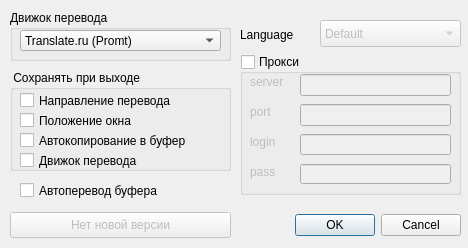
<?xml version="1.0" encoding="UTF-8"?>
<ui version="4.0">
 <class>prop</class>
 <widget class="QDialog" name="prop">
  <property name="windowModality">
   <enum>Qt::WindowModal</enum>
  </property>
  <property name="enabled">
   <bool>true</bool>
  </property>
  <property name="geometry">
   <rect>
    <x>0</x>
    <y>0</y>
    <width>468</width>
    <height>248</height>
   </rect>
  </property>
  <property name="sizePolicy">
   <sizepolicy hsizetype="Fixed" vsizetype="Fixed">
    <horstretch>0</horstretch>
    <verstretch>0</verstretch>
   </sizepolicy>
  </property>
  <property name="minimumSize">
   <size>
    <width>468</width>
    <height>248</height>
   </size>
  </property>
  <property name="maximumSize">
   <size>
    <width>468</width>
    <height>248</height>
   </size>
  </property>
  <property name="windowTitle">
   <string>Настройки</string>
  </property>
  <property name="windowIcon">
   <iconset resource="vst.qrc">
    <normaloff>:/new/prefix1/kcmsystem.png</normaloff>:/new/prefix1/kcmsystem.png</iconset>
  </property>
  <property name="modal">
   <bool>true</bool>
  </property>
  <widget class="QDialogButtonBox" name="buttonBox">
   <property name="geometry">
    <rect>
     <x>280</x>
     <y>210</y>
     <width>181</width>
     <height>31</height>
    </rect>
   </property>
   <property name="orientation">
    <enum>Qt::Horizontal</enum>
   </property>
   <property name="standardButtons">
    <set>QDialogButtonBox::Cancel|QDialogButtonBox::Ok</set>
   </property>
  </widget>
  <widget class="QGroupBox" name="groupBox">
   <property name="geometry">
    <rect>
     <x>10</x>
     <y>70</y>
     <width>221</width>
     <height>101</height>
    </rect>
   </property>
   <property name="title">
    <string> Сохранять при выходе </string>
   </property>
   <widget class="QCheckBox" name="windowpos">
    <property name="geometry">
     <rect>
      <x>10</x>
      <y>40</y>
      <width>171</width>
      <height>21</height>
     </rect>
    </property>
    <property name="sizePolicy">
     <sizepolicy hsizetype="Minimum" vsizetype="Minimum">
      <horstretch>0</horstretch>
      <verstretch>0</verstretch>
     </sizepolicy>
    </property>
    <property name="autoFillBackground">
     <bool>false</bool>
    </property>
    <property name="text">
     <string>Положение окна</string>
    </property>
    <property name="checked">
     <bool>false</bool>
    </property>
   </widget>
   <widget class="QCheckBox" name="translatedir">
    <property name="geometry">
     <rect>
      <x>10</x>
      <y>20</y>
      <width>201</width>
      <height>21</height>
     </rect>
    </property>
    <property name="text">
     <string>Направление перевода</string>
    </property>
   </widget>
   <widget class="QCheckBox" name="autobuff">
    <property name="enabled">
     <bool>true</bool>
    </property>
    <property name="geometry">
     <rect>
      <x>10</x>
      <y>60</y>
      <width>201</width>
      <height>21</height>
     </rect>
    </property>
    <property name="layoutDirection">
     <enum>Qt::LeftToRight</enum>
    </property>
    <property name="autoFillBackground">
     <bool>false</bool>
    </property>
    <property name="text">
     <string>Автокопирование в буфер</string>
    </property>
    <property name="checked">
     <bool>false</bool>
    </property>
   </widget>
   <widget class="QCheckBox" name="translengine">
    <property name="enabled">
     <bool>true</bool>
    </property>
    <property name="geometry">
     <rect>
      <x>10</x>
      <y>80</y>
      <width>151</width>
      <height>21</height>
     </rect>
    </property>
    <property name="text">
     <string>Движок перевода</string>
    </property>
    <property name="checked">
     <bool>false</bool>
    </property>
   </widget>
  </widget>
  <widget class="QComboBox" name="comboBox_2">
   <property name="enabled">
    <bool>false</bool>
   </property>
   <property name="geometry">
    <rect>
     <x>320</x>
     <y>20</y>
     <width>141</width>
     <height>27</height>
    </rect>
   </property>
   <property name="currentIndex">
    <number>0</number>
   </property>
   <item>
    <property name="text">
     <string>Default</string>
    </property>
   </item>
   <item>
    <property name="text">
     <string>English</string>
    </property>
   </item>
   <item>
    <property name="text">
     <string>Russian</string>
    </property>
   </item>
  </widget>
  <widget class="QLabel" name="label">
   <property name="geometry">
    <rect>
     <x>240</x>
     <y>27</y>
     <width>71</width>
     <height>16</height>
    </rect>
   </property>
   <property name="text">
    <string>Language</string>
   </property>
  </widget>
  <widget class="QCheckBox" name="cbAutoTranslate">
   <property name="enabled">
    <bool>true</bool>
   </property>
   <property name="geometry">
    <rect>
     <x>20</x>
     <y>180</y>
     <width>211</width>
     <height>21</height>
    </rect>
   </property>
   <property name="text">
    <string>Автоперевод буфера</string>
   </property>
   <property name="checked">
    <bool>false</bool>
   </property>
  </widget>
  <widget class="QGroupBox" name="gbProxy">
   <property name="geometry">
    <rect>
     <x>240</x>
     <y>54</y>
     <width>221</width>
     <height>141</height>
    </rect>
   </property>
   <property name="title">
    <string>Прокси</string>
   </property>
   <property name="checkable">
    <bool>true</bool>
   </property>
   <property name="checked">
    <bool>false</bool>
   </property>
   <widget class="QLabel" name="label_2">
    <property name="geometry">
     <rect>
      <x>10</x>
      <y>80</y>
      <width>41</width>
      <height>16</height>
     </rect>
    </property>
    <property name="text">
     <string>login</string>
    </property>
   </widget>
   <widget class="QLabel" name="label_3">
    <property name="geometry">
     <rect>
      <x>10</x>
      <y>110</y>
      <width>41</width>
      <height>16</height>
     </rect>
    </property>
    <property name="text">
     <string>pass</string>
    </property>
   </widget>
   <widget class="QLineEdit" name="lineLogin">
    <property name="geometry">
     <rect>
      <x>60</x>
      <y>80</y>
      <width>151</width>
      <height>21</height>
     </rect>
    </property>
    <property name="toolTip">
     <string>Оставьте поле пустым, если не нужна авторизация</string>
    </property>
   </widget>
   <widget class="QLineEdit" name="linePass">
    <property name="geometry">
     <rect>
      <x>60</x>
      <y>110</y>
      <width>151</width>
      <height>20</height>
     </rect>
    </property>
    <property name="toolTip">
     <string>Оставьте поле пустым, если не нужна авторизация</string>
    </property>
    <property name="echoMode">
     <enum>QLineEdit::Password</enum>
    </property>
   </widget>
   <widget class="QLabel" name="label_4">
    <property name="geometry">
     <rect>
      <x>10</x>
      <y>20</y>
      <width>57</width>
      <height>16</height>
     </rect>
    </property>
    <property name="text">
     <string>server</string>
    </property>
   </widget>
   <widget class="QLabel" name="label_5">
    <property name="geometry">
     <rect>
      <x>10</x>
      <y>50</y>
      <width>41</width>
      <height>16</height>
     </rect>
    </property>
    <property name="text">
     <string>port</string>
    </property>
   </widget>
   <widget class="QLineEdit" name="lineServer">
    <property name="geometry">
     <rect>
      <x>60</x>
      <y>20</y>
      <width>151</width>
      <height>22</height>
     </rect>
    </property>
   </widget>
   <widget class="QLineEdit" name="linePort">
    <property name="geometry">
     <rect>
      <x>60</x>
      <y>50</y>
      <width>151</width>
      <height>22</height>
     </rect>
    </property>
   </widget>
  </widget>
  <widget class="QPushButton" name="btnNewVersion">
   <property name="enabled">
    <bool>false</bool>
   </property>
   <property name="geometry">
    <rect>
     <x>10</x>
     <y>212</y>
     <width>221</width>
     <height>26</height>
    </rect>
   </property>
   <property name="text">
    <string>Нет новой версии</string>
   </property>
  </widget>
  <widget class="QGroupBox" name="groupBox_2">
   <property name="geometry">
    <rect>
     <x>10</x>
     <y>10</y>
     <width>221</width>
     <height>51</height>
    </rect>
   </property>
   <property name="title">
    <string>Движок перевода</string>
   </property>
   <widget class="QComboBox" name="boxEngine">
    <property name="enabled">
     <bool>true</bool>
    </property>
    <property name="geometry">
     <rect>
      <x>10</x>
      <y>20</y>
      <width>201</width>
      <height>21</height>
     </rect>
    </property>
    <property name="sizePolicy">
     <sizepolicy hsizetype="Preferred" vsizetype="Fixed">
      <horstretch>0</horstretch>
      <verstretch>0</verstretch>
     </sizepolicy>
    </property>
    <property name="font">
     <font>
      <kerning>true</kerning>
     </font>
    </property>
    <property name="autoFillBackground">
     <bool>false</bool>
    </property>
    <property name="frame">
     <bool>true</bool>
    </property>
    <item>
     <property name="text">
      <string>Translate.ru (Promt)</string>
     </property>
    </item>
    <item>
     <property name="text">
      <string>Google</string>
     </property>
    </item>
   </widget>
  </widget>
 </widget>
 <resources>
  <include location="vst.qrc"/>
 </resources>
 <connections>
  <connection>
   <sender>buttonBox</sender>
   <signal>accepted()</signal>
   <receiver>prop</receiver>
   <slot>accept()</slot>
   <hints>
    <hint type="sourcelabel">
     <x>248</x>
     <y>254</y>
    </hint>
    <hint type="destinationlabel">
     <x>157</x>
     <y>274</y>
    </hint>
   </hints>
  </connection>
  <connection>
   <sender>buttonBox</sender>
   <signal>rejected()</signal>
   <receiver>prop</receiver>
   <slot>reject()</slot>
   <hints>
    <hint type="sourcelabel">
     <x>316</x>
     <y>260</y>
    </hint>
    <hint type="destinationlabel">
     <x>286</x>
     <y>274</y>
    </hint>
   </hints>
  </connection>
 </connections>
</ui>
